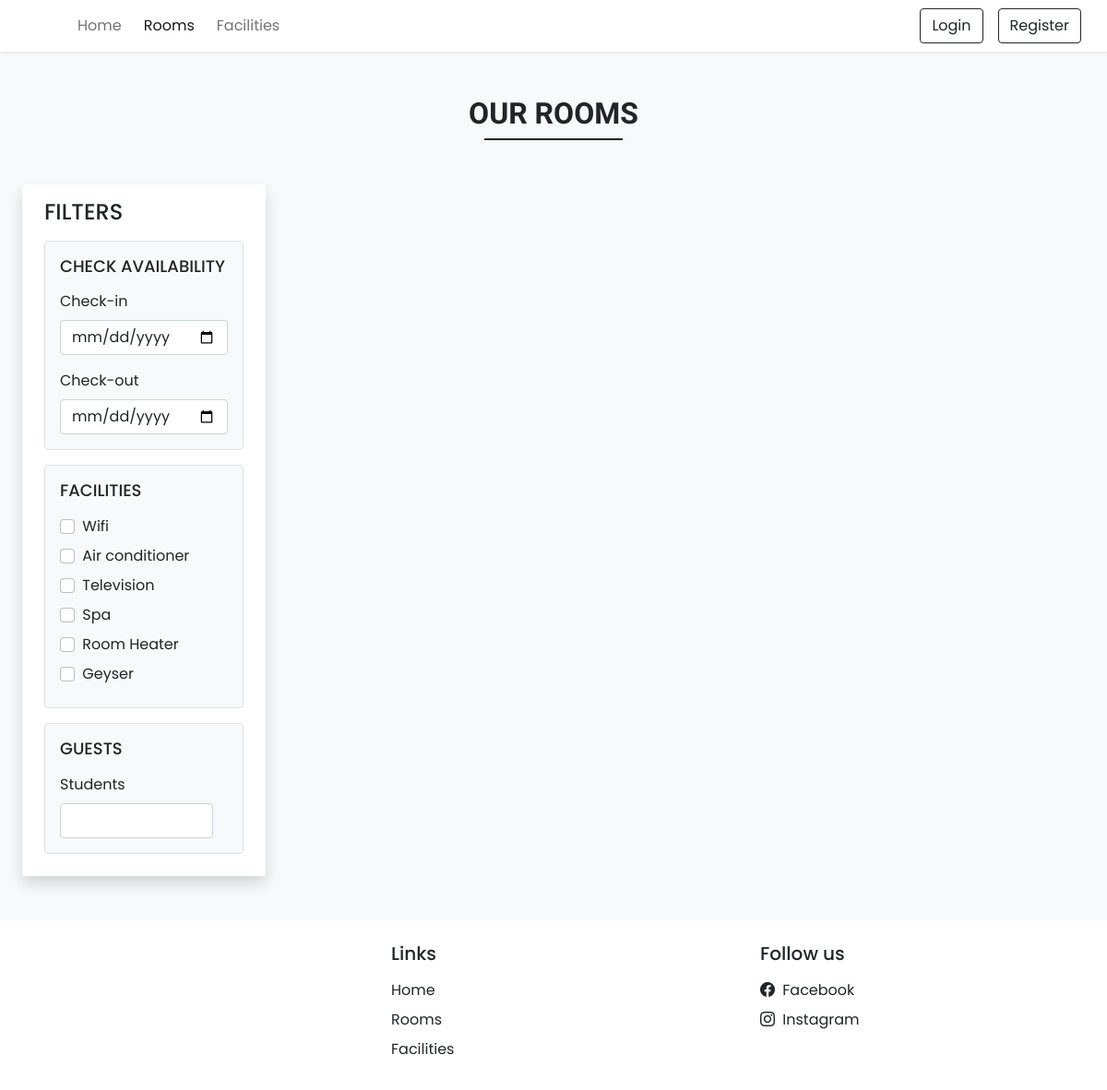
The page /rooms.php on the database its author committed.
### tables this page shows
CREATE TABLE IF NOT EXISTS `facilities` (
  `id` int NOT NULL AUTO_INCREMENT,
  `icon` varchar(100) NOT NULL,
  `name` varchar(50) NOT NULL,
  `description` varchar(250) NOT NULL,
  PRIMARY KEY (`id`)
);

### admin/inc/db_config.php (called while the page is built, shortened)
<?php
  function selectAll($table)
  {
    $con = $GLOBALS['con'];
    $res = mysqli_query($con,"SELECT * FROM $table");
    return $res;
  }
?>

### rooms.php (the view, shortened to what this page needs)
<!DOCTYPE html>
<html lang="en">
<head>
  <?php require('inc/links.php'); ?>
</head>
<body class="bg-light">
  <?php
    require('inc/header.php');
    $checkin_default="";
    $checkout_default="";
    $adult_default="";
  ?>
  <div class="my-5 px-4">
    <h2 class="fw-bold h-font text-center">OUR ROOMS</h2>
    <div class="h-line bg-dark"></div>
  </div>
  <div class="container-fluid">
    <div class="row">
      <div class="col-lg-3 col-md-12 mb-lg-0 mb-4 ps-4">
        <nav class="navbar navbar-expand-lg navbar-light bg-white rounded shadow">
          <div class="container-fluid flex-lg-column align-items-stretch">
            <h4 class="mt-2">FILTERS</h4>
            <div class="collapse navbar-collapse flex-column align-items-stretch mt-2" id="filterDropdown">
              <div class="border bg-light p-3 rounded mb-3">
                <h5 class="d-flex align-items-center justify-content-between mb-3" style="font-size: 18px;">
                  <span>CHECK AVAILABILITY</span>
                </h5>
                <label class="form-label">Check-in</label>
                <input type="date" class="form-control shadow-none mb-3" value="<?php echo $checkin_default ?>" id="checkin" onchange="chk_avail_filter()">
                <label class="form-label">Check-out</label>
                <input type="date" class="form-control shadow-none" value="<?php echo $checkout_default ?>"  id="checkout" onchange="chk_avail_filter()">
              </div>
              <div class="border bg-light p-3 rounded mb-3">
                <h5 class="d-flex align-items-center justify-content-between mb-3" style="font-size: 18px;">
                  <span>FACILITIES</span>
                </h5>
                <?php
                  $facilities_q = selectAll('facilities');
                  while($row = mysqli_fetch_assoc($facilities_q))
                  {
                    echo<<<facilities
                      <div class="mb-2">
                        <input type="checkbox" onclick="fetch_rooms()" name="facilities" value="$row[id]" class="form-check-input shadow-none me-1" id="$row[id]">
                        <label class="form-check-label" for="$row[id]">$row[name]</label>
                      </div>
                    facilities;
                  }
                ?>
              </div>
              <div class="border bg-light p-3 rounded mb-3">
                <h5 class="d-flex align-items-center justify-content-between mb-3" style="font-size: 18px;">
                  <span>GUESTS</span>
                </h5>
                <div class="d-flex">
                  <div class="me-3">
                    <label class="form-label">Students</label>
                    <input type="number" min="1" id="adults" value="<?php echo $adult_default ?>" oninput="guests_filter()" class="form-control shadow-none">
                  </div>
                </div>
              </div>
            </div>
          </div>
        </nav>
      </div>
      <div class="col-lg-9 col-md-12 px-4" id="rooms-data">
      </div>
    </div>
  </div>
  <?php require('inc/footer.php'); ?>
</body>
</html>

### css/common.css (style rules this page uses)
:root { --teal: #2ec1ac; --teal_hover: #279e8c; }
* { font-family: 'Poppins', sans-serif; }
.h-font { font-family: 'Merienda', cursive; }
input[type=number] { -moz-appearance: textfield; }
.h-line { width: 150px; margin: 0 auto; height: 1.7px; }

### rows shown on the page
facilities: name "Wifi"
facilities: name "Air conditioner"
facilities: name "Television"
facilities: name "Spa"
facilities: name "Room Heater"
facilities: name "Geyser"
